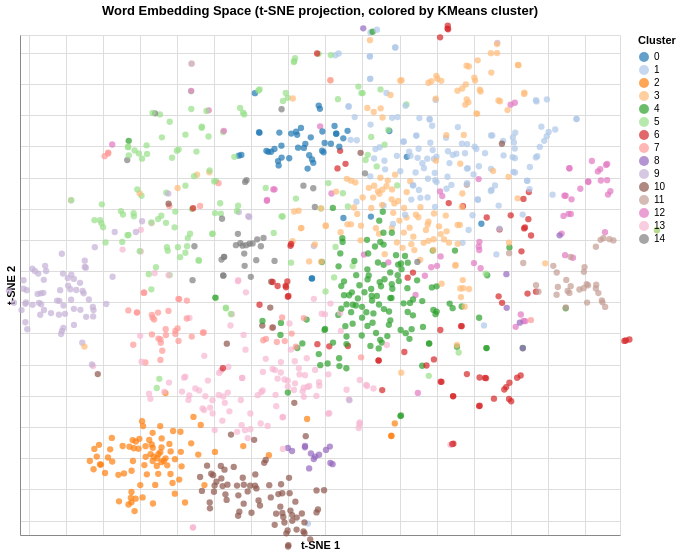

Notebook cell for this chart:
### Code cell
# 2D scatter plot — t-SNE projection for comparison with UMAP
from sklearn.manifold import TSNE

# Reduce to 2D using t-SNE (preserves local structure, produces tighter clusters)
tsne = TSNE(n_components=2, random_state=42, perplexity=30, max_iter=1000)
coords_tsne = tsne.fit_transform(word_vectors)

word_cluster_tsne = word_cluster[["word", "cluster"]].copy()
word_cluster_tsne["x"] = coords_tsne[:, 0]
word_cluster_tsne["y"] = coords_tsne[:, 1]

# Trimmed axes
x_lo_t, x_hi_t = (
    word_cluster_tsne["x"].quantile(0.01),
    word_cluster_tsne["x"].quantile(0.99),
)
y_lo_t, y_hi_t = (
    word_cluster_tsne["y"].quantile(0.01),
    word_cluster_tsne["y"].quantile(0.99),
)
padding_t = 2
x_domain_tsne = [x_lo_t - padding_t, x_hi_t + padding_t]
y_domain_tsne = [y_lo_t - padding_t, y_hi_t + padding_t]

alt.Chart(word_cluster_tsne).mark_circle(size=40, opacity=0.7).encode(
    x=alt.X(
        "x:Q",
        title="t-SNE 1",
        axis=alt.Axis(labels=False, ticks=False),
        scale=alt.Scale(domain=x_domain_tsne),
    ),
    y=alt.Y(
        "y:Q",
        title="t-SNE 2",
        axis=alt.Axis(labels=False, ticks=False),
        scale=alt.Scale(domain=y_domain_tsne),
    ),
    color=alt.Color("cluster:N", title="Cluster", scale=alt.Scale(scheme="category20")),
    tooltip=["word", "cluster"],
).properties(
    title="Word Embedding Space (t-SNE projection, colored by KMeans cluster)",
    width=600,
    height=500,
)

### Figure 1 — Vega specification as saved in the notebook (floating-point values rounded to 4 significant figures; data arrays with more than 128 entries replaced by an {"elided": "..."} marker saying what was removed)
{"$schema": "https://vega.github.io/schema/vega/v6.json", "data": [{"name": "source_0", "values": {"elided": "1199 records"}}, {"name": "source_0_color_domain_cluster", "values": [{"cluster": 4}, {"cluster": 11}, {"cluster": 0}, {"cluster": 3}, {"cluster": 10}, {"cluster": 13}, {"cluster": 7}, {"cluster": 12}, {"cluster": 6}, {"cluster": 1}, {"cluster": 9}, {"cluster": 2}, {"cluster": 8}, {"cluster": 14}, {"cluster": 5}]}], "marks": [{"type": "symbol", "name": "marks", "from": {"data": "source_0"}, "encode": {"update": {"fill": {"field": "cluster", "scale": "color"}, "tooltip": {"signal": "{\"word\": isValid(datum[\"word\"]) ? datum[\"word\"] : \"\"+datum[\"word\"], \"cluster\": format(datum[\"cluster\"], \"\")}"}, "size": {"value": 40}, "opacity": {"value": 0.7}, "shape": {"value": "circle"}, "x": {"field": "x", "scale": "x"}, "y": {"field": "y", "scale": "y"}}}, "style": ["circle"]}], "scales": [{"name": "x", "type": "linear", "domain": [-41.16, 39.72], "range": [0, {"signal": "width"}], "zero": true}, {"name": "y", "type": "linear", "domain": [-42.29, 37.84], "range": [{"signal": "height"}, 0], "zero": true}, {"name": "color", "type": "ordinal", "domain": {"data": "source_0_color_domain_cluster", "field": "cluster", "sort": true}, "range": {"scheme": "category20"}}], "axes": [{"scale": "x", "maxExtent": 0, "aria": false, "minExtent": 0, "ticks": false, "domain": false, "orient": "bottom", "labels": false, "zindex": 0, "gridScale": "y", "tickCount": {"signal": "ceil(width/40)"}, "grid": true}, {"scale": "y", "maxExtent": 0, "orient": "left", "gridScale": "x", "tickCount": {"signal": "ceil(height/40)"}, "zindex": 0, "grid": true, "ticks": false, "aria": false, "domain": false, "minExtent": 0, "labels": false}, {"scale": "x", "grid": false, "labelOverlap": true, "tickCount": {"signal": "ceil(width/40)"}, "ticks": false, "zindex": 0, "orient": "bottom", "labels": false, "labelFlush": true, "title": "t-SNE 1"}, {"scale": "y", "orient": "left", "title": "t-SNE 2", "zindex": 0, "ticks": false, "labels": false, "labelOverlap": true, "tickCount": {"signal": "ceil(height/40)"}, "grid": false}], "title": {"text": "Word Embedding Space (t-SNE projection, colored by KMeans cluster)", "frame": "group"}, "legends": [{"title": "Cluster", "fill": "color", "symbolType": "circle", "encode": {"symbols": {"update": {"opacity": {"value": 0.7}}}}}], "padding": 5, "background": "white", "width": 600, "height": 500, "style": "cell"}
